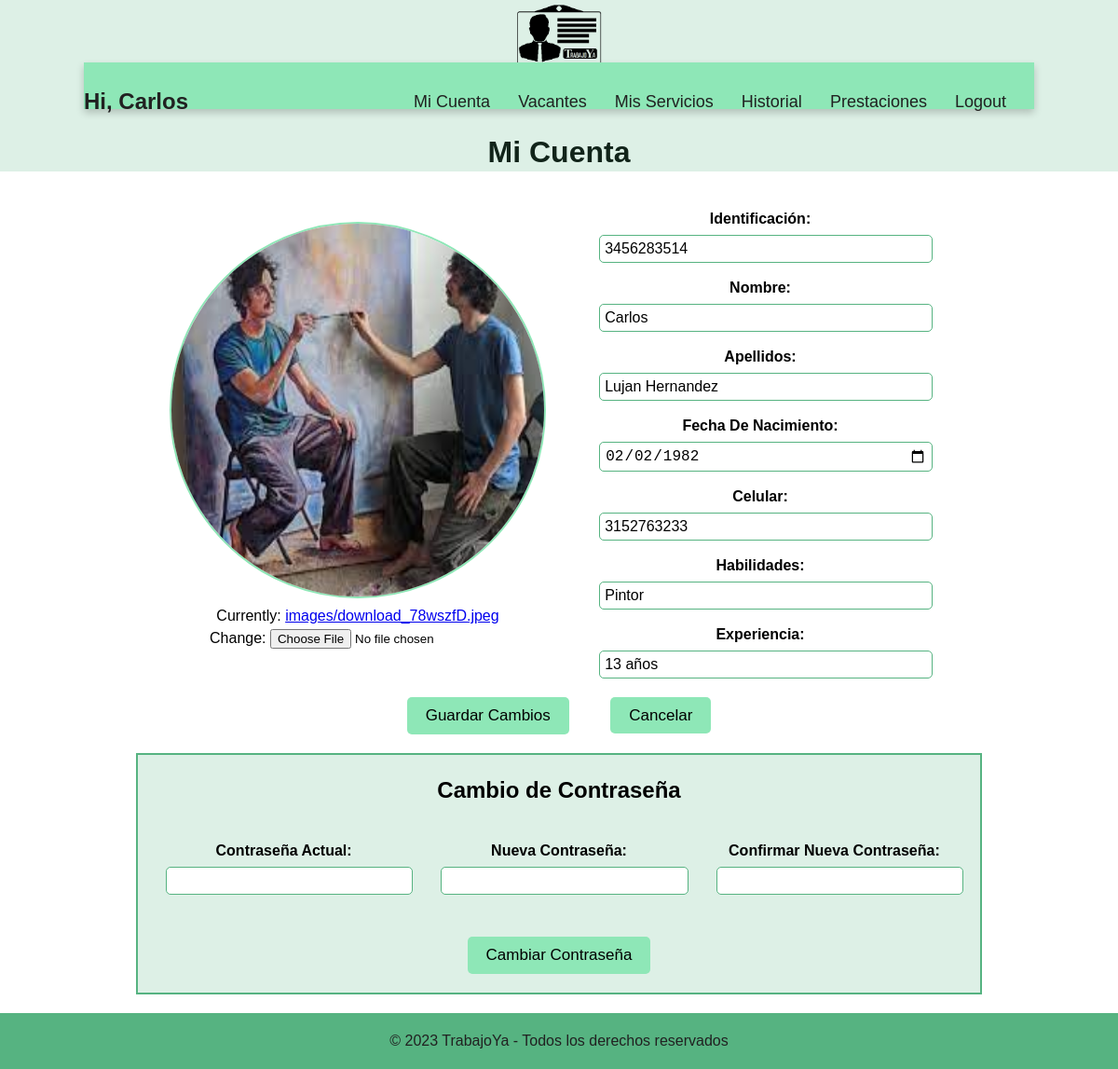
Page /cuenta/configuracion_trabajador/ (signed in) on the committed database.
### cuenta/models.py (models this page shows, shortened)
class Usuario(AbstractUser):
    email = models.EmailField(unique=True)
    es_empleador = models.BooleanField(default=False)
    es_trabajador = models.BooleanField(default=False)

class Trabajador(models.Model):
    usuario = models.OneToOneField(Usuario, on_delete=models.CASCADE, primary_key=True, related_name='trabajador')
    foto= models.ImageField(upload_to='images/')
    identificacion = models.CharField(max_length=10, validators=[validar_numero])
    nombre = models.CharField(max_length=50)
    apellidos = models.CharField(max_length=50)
    fecha_nacimiento = models.DateField(validators=[validar_edad])
    celular = models.CharField(max_length=50, validators=[validar_numero])
    habilidades= models.CharField(max_length=50)
    experiencia= models.CharField(max_length=50)

### cuenta/views.py (the view, shortened to what this page needs)
# urls.py: path('configuracion_trabajador/', views.configuracion_trabajador, name='configuracion_trabajador'),
@login_required
def configuracion_trabajador(request):
    trabajador = Trabajador.objects.get(usuario=request.user)
    form = trabajador_actualizar(instance=trabajador)
    form2 = PasswordChangeForm(request.user)
    return render(request, 'configuracion_trabajador.html', {'form': form, 'form2': form2})

### cuenta/forms.py
class trabajador_actualizar(forms.ModelForm):
    class Meta:
        model= Trabajador
        fields= ['foto', 'identificacion', 'nombre', 'apellidos', 'fecha_nacimiento', 'celular', 'habilidades', 'experiencia']
        widgets = {
            'fecha_nacimiento': forms.DateInput(attrs={'type': 'date'}),
        }

### cuenta/templates/configuracion_trabajador.html (shortened to what this page needs)
<!DOCTYPE html>
{% extends 'baseTrabajador.html' %}
{% load static %}
    {% block additional_styles %}
    <link rel="stylesheet" href="{% static 'css/cuenta/configuracion_trabajador.css' %}">
    {% endblock additional_styles %}
        {% block content %}
        <div class= "container">
            <h1>Mi Cuenta</h1>
            <div class= "my-account-form">
                <form method="post">
                <div class="content">
                    <div class="image-container">
                        <div class="image-form">
                            <img src="{{ form.instance.foto.url }}" alt="Foto">
                            <br>
                            {{ form.foto }}
                        </div>
                    </div>
                    <div class="fields-container">
                        <div class="row">
                            <label for="identificacion">Identificación:</label>
                            <input type="text" id="identificacion" name="identificacion" value="{{ form.instance.identificacion }}" required>
                        </div>
                        <div class="row">
                            <label for="nobre">Nombre:</label>
                            <input type="text" id="nombre" name="nombre" value="{{ form.instance.nombre }}">
                        </div>
                        <div class="row">
                            <label for="nobre">Apellidos:</label>
                            <input type="text" id="apellidos" name="apellidos" value="{{ form.instance.apellidos }}">
                        </div>
                        <div class="row-date">
                            <label for="fecha_nacimiento">Fecha de Nacimiento:</label>
                            {{ form.fecha_nacimiento}}
                        </div>
                        <div class="row">
                            <label for="celular">Celular:</label>
                            <input type="text" id="celular" name="celular" value="{{ form.instance.celular }}" required>
                        </div>
                        <div class="row">
                            <label for="habilidades">Habilidades:</label>
                            <input type="text" id="habilidades" name="habilidades" value="{{ form.instance.habilidades }}" required>
                        </div>
                        <div class="row">
                            <label for="experiencia">Experiencia:</label>
                            <input type="text" id="experiencia" name="experiencia" value="{{ form.instance.experiencia }}" required>
                        </div>
                    </div>
                </div>
                <div class="button-container">
                    <button type="submit" name="update_account">Guardar Cambios</button>
                    <a id="cancel-button" href="{% url 'configuracion_trabajador' %}">Cancelar</a>
                </div>
                </form>
            </div>
                <div class="password-change-form">
                    <h2>Cambio de Contraseña</h2>
                    <form method="post">
                        <div class="row-container-2">
                            <div class="form-group">
                                <label for="old_password">Contraseña Actual:</label>
                                {{ form2.old_password }}
                            </div>
                            <div class="form-group">
                                <label for="new_password1">Nueva Contraseña:</label>
                                {{ form2.new_password1 }}
                            </div>
                            <div class="form-group">
                                <label for="new_password2">Confirmar Nueva Contraseña:</label>
                                {{ form2.new_password2 }}
                            </div>
                        </div>
                    <button type="submit" name="change_password">Cambiar Contraseña</button>
                </form>
            </div>
        </div>
    {% endblock content %}

### trabajador/templates/baseTrabajador.html (shortened to what this page needs)
<!DOCTYPE html>
{% load static %}
<html lang="en">
    <head>
        <link rel="stylesheet" href="{% static 'css/trabajador/baseTrabajador.css' %}">
        {% block additional_styles %}
        {% endblock additional_styles %}
    </head>
    <body>
        <header>
            <div class="container-top-bar">
                <div class="top-bar">
                    <img src="{% static 'img/logo.png' %}">
                </div>
        </div>
        <nav class="nav-bar">
            <div class="greeting">
                {% if user.is_authenticated %}
                <h3>Hi, {{ user.username }}</h3>
                {% endif %}
            </div>
            <div class="tabs">
                <ul>
                    <li><a href="{% url 'configuracion_trabajador' %}">Mi Cuenta</a></li>
                    <li><a href="{% url 'verVacantesTrabajador' %}">Vacantes</a></li>
                    <li><a href="{% url 'verOfertas' %}">Mis Servicios</a></li>
                    <li><a href="">Historial</a></li>
                    <li><a href="{% url 'verPrestaciones' %}">Prestaciones</a></li>
                    <li><a href="{% url 'logout' %}">Logout</a></li>
                </ul>
            </div>
        </nav>
        </header>
        <main>
            {% block content %}
            {% endblock content%}
        </main>
    </body>
    <footer>
        <div>
            <p>&copy; 2023 TrabajoYa - Todos los derechos reservados</p>
        </div>
    </footer>
</html>

### static/css/trabajador/baseTrabajador.css (style rules this page uses)
html { font-family: "Poppins", sans-serif; line-height: 1.15; -webkit-text-size-adjust: 100%; -webkit-tap-highlight-color: rgba(0, 0, 0, 0); }
body { margin: 0; font-size: 1rem; line-height: 1.5; text-align: left; }
.container-top-bar { position: absolute; top: 0; width: 100%; height: 16%; background-color: rgba(86, 179, 129, 0.2); z-index: 0; }
.top-bar { display:flex; margin-top:5px; text-align: center; font-weight: 800; justify-content: center; }
.top-bar img { height: 65px; margin-left: 20px; margin-right: 20px; }
h3 { font-size: 1.5rem; color: #212121; }
.nav-bar { margin-top: 5.6%; height: 50px; width: 85%; position: relative; left: 50%; transform: translateX(-50%); background-color: #8ee7b7; display:flex; flex-wrap: wrap; align-items: center; justify-content: space-between; box-shadow: 0 4px 8px rgba(0, 0, 0, 0.2); }
.tabs { display: flex; flex-wrap: wrap; align-items: center; justify-content: flex-end; margin-left: auto; margin-right: 30px; }
.tabs ul { display: flex; list-style-type: none; padding: 0; }
.tabs li { margin-left: 30px; font-size: 16px; }
.nav-bar a { font-weight: 300; font-size: 18px; color: #212121; text-decoration: none; transition: color 0.3s }
footer { background-color: #56b381; color: #212121; padding: 2px 0; text-align:center; width: 100%; bottom: 0; }

### static/css/cuenta/configuracion_trabajador.css (style rules this page uses)
.container { width: 90%; display: flex; flex-direction: column; justify-content: center; align-items: center; text-align: center; margin: 0 auto; }
.my-account-form { width: 80%; margin: 0 auto; display: flex; flex-direction: column; }
.content { display: flex; justify-content: space-between; align-items: flex-start; }
.image-container { width:50%; align-content: center; text-align: center; margin-top: 30px; }
.image-form img { border-radius: 50%; border: 2px solid #8ee7b7; height: 400px; width: 400px; }
.fields-container { display: flex; flex-direction: column; width: 50%; align-items: center; text-align: center; }
.row, .row-select, .row-date, .form-group { width: 80%; margin-top: 15px; }
.row label, .row-select label, .row-date label, .form-group label { font-size: 16px; font-weight: bold; margin-bottom: 5px; display: block; text-transform: capitalize; }
.row input[type="text"], .row input[type="number"], .row input[type="file"], .row-date input[type="date"], .row-select select, .form-group input { font-size: 16px; padding: 5px; border: 1px solid #56b381; border-radius: 5px; width: 100%; }
.button-container { text-align: center; }
button, #cancel-button { padding: 10px 20px; font-size: 17px; text-decoration: none; border: 1px solid #56b381; background-color: #8ee7b7; color: #000000; border: none; border-radius: 5px; cursor: pointer; margin: 20px; }
.password-change-form { background-color: rgba(86, 179, 129, 0.2); border: 2px solid #56b381; width: 80%; margin: 0 auto; margin-bottom: 20px; padding-left: 20px; padding-right: 20px; }
.row-container-2 { display: flex; justify-content: space-between; flex-wrap: wrap; margin: 10px; }
.form-group { flex: 0 0 30%; margin-bottom: 15px; }

### rows in the picture
Usuario: username "Carlos"
Trabajador: instance.foto (picture), identificacion "3456283514", nombre "Carlos", apellidos "Lujan Hernandez", fecha_nacimiento "02/02/1982", celular "3152763233", habilidades "Pintor", experiencia "13 años"
